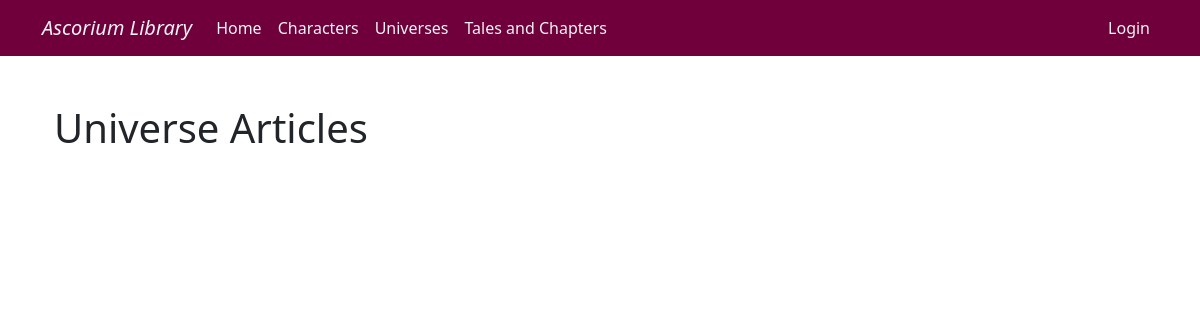
The app's page /UniverseArticles/, older data.
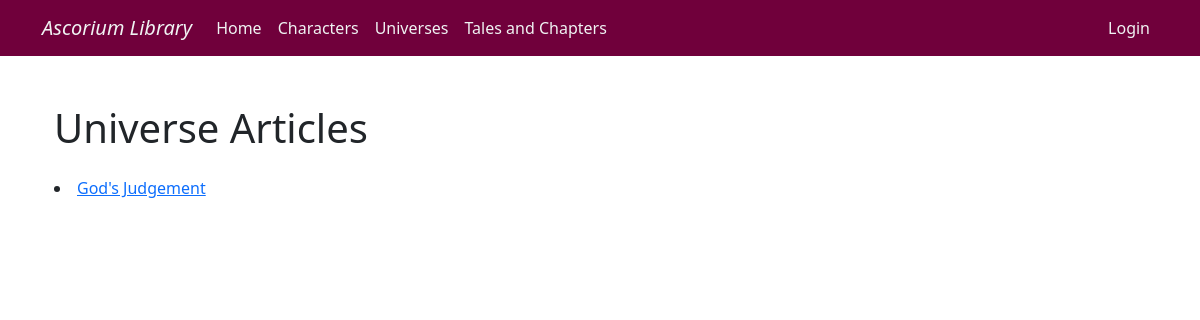
The same page, newer data.
### Story_Database/models.py (models this page shows, shortened)
class UniverseDatabase(models.Model):   #Universe Database
    Name=models.CharField(max_length=64)
    UniverseAuthor=models.CharField(max_length=64, null=True)   #can be left empty, since multiple authors for a Universe could exist since they can be large projects of work
    UniverseNumber=models.PositiveIntegerField(unique=True)     #primary key using unique=True
    UniverseDescription=models.TextField() #textfield for the description that can vary in size depending on how creative the user is

### Story_Database/views.py (the view)
# urls.py: path('UniverseArticles/', views.UniverseArticles, name='UniverseArticles'),
def UniverseArticles(request):
       Universes=UniverseDatabase.objects.order_by("UniverseNumber") #create Universes which is the model of UniverseDatabase but orders it based on Universe Number
       context = {"Universes":Universes} #create context for teh dictionary for html file
       return render(request, "UniverseArticles.html", context) #render the html file and send the context

### Story_Database/templates/UniverseArticles.html (shortened to what this page needs)
{% extends "base.html" %}
{% block content %}
<div class="container mt-5">
    <h1 class="mb-4">Universe Articles</h1>
    {% for universe in Universes %}
    <li>
        <a href="{% url 'UniversePage' universe.UniverseNumber %}">{{ universe.Name }}</a>
    </li>
{% endfor %}
</div>
{% endblock %}

Row changes from the older to the newer data that the page shows:
added UniverseDatabase: Name "God's Judgement"
